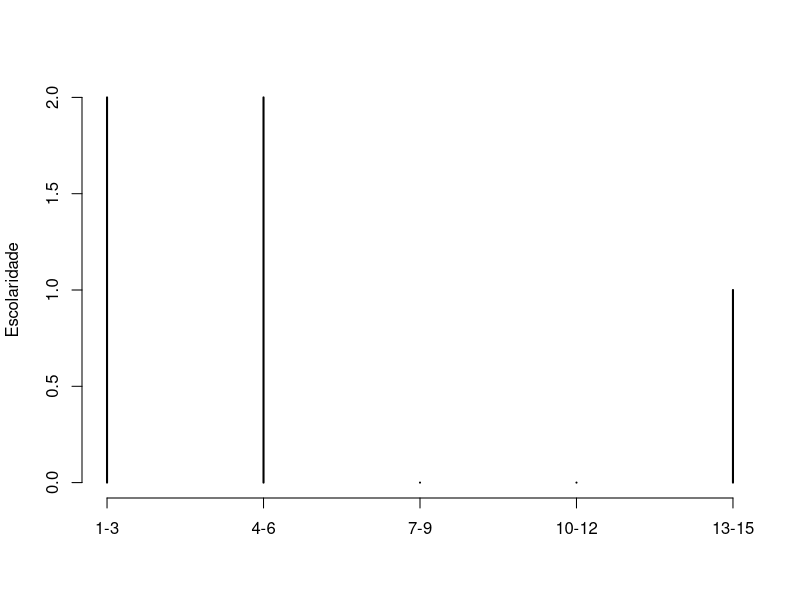

Source code (R):
# Display the table
file <- read.csv("tablej.csv",TRUE,sep = ",")
print(file)
file$IMC<- (file$Peso/(file$Altura)^2)

E_medio_i<-length(grep("Ensino Médio Incompleto", file$Escolaridade))
print(E_medio_i)

E_medio_c<-length(grep("Ensino Médio Completo", file$Escolaridade))
print(E_medio_c)

E_superior_i<-length(grep("Superior Incompleto", file$Escolaridade))
print(E_superior_i)

Graduacao<-length(grep("Graduação", file$Escolaridade))
print(Graduacao)

Doutorado<-length(grep("Doutorado", file$Escolaridade))
print(Doutorado)

Escolaridade<-c(E_medio_i,E_medio_c,E_superior_i,Graduacao,Doutorado)
print(Escolaridade)

Frequencia_absoluta<- table(Escolaridade)
print(Frequencia_absoluta)

Frequencia_relativa<- prop.table(Escolaridade)
print(Frequencia_relativa)

names<-c("Ensino Médio Incompleto","Ensino Médio Completo", "Ensino Superior Incompleto", "Graduação", "Doutorado")
final_table_e<-cbind(names,Escolaridade,Frequencia_absoluta,Frequencia_relativa)
print(final_table_e)

brk_e<- seq(1,16,3)

classes_e<-c("1-3","4-6","7-9","10-12","13-15")

table(cut(Escolaridade,breaks=brk_e,right=FALSE,labels=classes_e))

plot(table(cut(Escolaridade,breaks=brk_e,right=FALSE,labels=classes_e)), ylab = "Escolaridade")
